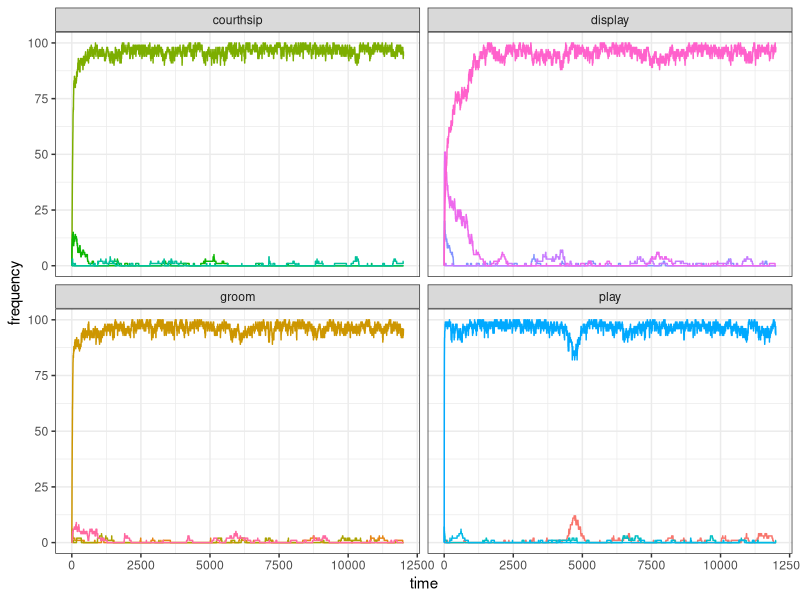

Source code (R): (Note: a time limit stopped this script after it produced the figure.)
library(tidyverse)

#
# set_oranzees_environment()
# function commons to all the tests
#

set_oranzees_environment <- function() {
  list_pop <- c("Uossob", "Iat Forest", "Ebmog", "Elaham", "Elabik", "Ognodub")
  output <- tibble(
    population = rep(list_pop, each = 38),
    behaviour = as.factor(rep(1:38, 6)),
    type = rep(c(rep("social", 16), rep("food-related", 22)), 6),
    category = rep(c(
      rep("play", 4), rep("display", 4), rep("groom", 4), rep("courthsip", 4),
      "A", "A", "A", "A", "B", "B", "B", "B", "C", "C", "C", "D", "D", "D", "E", "E", "F", "F", "G", "H", "I", "J"
    ), 6),
    nutrient = rep(c(rep(NA, 16), "Y", "Y", "Y", "Y", "Z", "Z", "Z", "Z", "Y", "Y", "Y", "Z", "Z", "Z", "Y", "Y", "Z", "Z", "Y", "Z", "Y", "Z"), 6),
    p_g = rep(NA, 38 * 6),
    p_e = rep(NA, 38 * 6)
  )

  env_or_x <- c(220, 230, 700, 705, 710, 750)
  env_or_y <- c(660, 610, 450, 430, 510, 550)

  # genetic predispositions:
  x_g <- sample(1:1000, 38)
  y_g <- sample(1:1000, 38)

  # ecological availability:
  x_e <- sample(1:1000, 38)
  y_e <- sample(1:1000, 38)

  for (i in 1:6) {
    for (behav in 1:38) {
      output[output$population == list_pop[i] & output$behaviour == behav, ]$p_g <- 1 - sqrt((x_g[behav] - env_or_x[i])^2 + (y_g[behav] - env_or_y[i])^2) / 1000

      if (behav > 16) { # only for food-related behaviours:
        output[output$population == list_pop[i] & output$behaviour == behav, ]$p_e <- 1 - sqrt((x_e[behav] - env_or_x[i])^2 + (y_e[behav] - env_or_y[i])^2) / 500
      }
    }
  }

  # replace negative values with 0s:
  if (dim(output[output$p_g < 0, ])[1] > 0) {
    output[output$p_g < 0, ]$p_g <- 0
  }
  if (dim(output[output$p_e < 0 & !is.na(output$p_e), ])[1] > 0) {
    output[output$p_e < 0 & !is.na(output$p_e), ]$p_e <- 0
  }

  # return the tibble:
  output
}

#############################################################################
#
# TEST FOR ONE RUN (only social behaviours)
#

test_oranzees1 <- function(t_max) {
  oranzees_environment <- set_oranzees_environment()
  test_environment <- oranzees_environment %>%
    filter(population == "Uossob")

  N <- 100

  pop <- matrix(c(rep(0, 38 * N), sample(1:300, N, replace = TRUE)), nrow = N, byrow = FALSE)

  output <- matrix(nrow = t_max, ncol = 16)

  for (t in 1:t_max) {
    output[t, ] <- colSums(pop[, 1:16])
    # demographic bit:
    pop[, 39] <- pop[, 39] + 1
    pop[pop[, 39] >= 720, ] <- 0
    old <- which(pop[, 39] > 300)
    dead <- sample(c(TRUE, FALSE), length(old), prob = c(.01, .99), replace = TRUE)
    pop[old[dead], ] <- 0
    # innovation bit:
    for (i in 1:N) {
      state <- ((sum(pop[i, 1:4]) >= 1) + (sum(pop[i, 5:8]) >= 1) + (sum(pop[i, 9:12]) >= 1) + (sum(pop[i, 13:16]) >= 1)) / 4
      p_state <- rnorm(1, mean = 1 - state, sd = 0.05)
      if (runif(1) < p_state) {
        p_peering <- rnorm(16, mean = colSums(pop[, 1:16]), sd = 1)
        p_peering[p_peering < 0] <- 0
        innovation_i <- sample(1:16, 1, prob = p_peering)
        if (runif(1) < test_environment$p_g[innovation_i]) {
          if (innovation_i <= 4) {
            pop[i, 1:4] <- 0
            pop[i, innovation_i] <- 1
          } else if (innovation_i > 4 & innovation_i <= 8) {
            pop[i, 5:8] <- 0
            pop[i, innovation_i] <- 1
          } else if (innovation_i > 8 & innovation_i <= 12) {
            pop[i, 9:12] <- 0
            pop[i, innovation_i] <- 1
          } else {
            pop[i, 13:16] <- 0
            pop[i, innovation_i] <- 1
          }
        }
      }
    }
  }
  output
}

t_max <- 12000
my_test <- test_oranzees1(t_max)

# PLOT

my_test <- gather(as_tibble(my_test), 1:16, key = "behaviour", value = "frequency")
data_to_plot <- tibble(
  behaviour = my_test$behaviour,
  frequency = my_test$frequency,
  time = rep(1:t_max, 16),
  category = c(rep("play", t_max * 4), rep("display", t_max * 4), rep("groom", t_max * 4), rep("courthsip", t_max * 4))
)

ggplot(data = data_to_plot) +
  geom_line(aes(x = time, y = frequency, color = behaviour)) +
  facet_wrap(~category) +
  theme_bw() +
  theme(legend.position = "none")

#############################################################################
#
# TEST FOR MULTIPLE RUNS WITH SAME INITIALISATION (only social behaviours)
#

test_oranzees2 <- function(t_max) {
  N <- 100
  pop <- matrix(c(rep(0, 38 * N), sample(1:300, N, replace = TRUE)), nrow = N, byrow = FALSE)

  for (t in 1:t_max) {

    # demographic bit:

    pop[, 39] <- pop[, 39] + 1
    pop[pop[, 39] >= 720, ] <- 0
    old <- which(pop[, 39] > 300)
    dead <- sample(c(TRUE, FALSE), length(old), prob = c(.01, .99), replace = TRUE)
    pop[old[dead], ] <- 0
    # innovation bit:
    for (i in 1:N) {
      state <- ((sum(pop[i, 1:4]) >= 1) + (sum(pop[i, 5:8]) >= 1) + (sum(pop[i, 9:12]) >= 1) + (sum(pop[i, 13:16]) >= 1)) / 4
      p_state <- rnorm(1, mean = 1 - state, sd = 0.05)
      if (runif(1) < p_state) {
        p_peering <- rnorm(16, mean = colSums(pop[, 1:16]))
        p_peering[p_peering < 0] <- 0
        innovation_i <- sample(1:16, 1, prob = p_peering)
        if (runif(1) < test_environment$p_g[innovation_i]) {
          if (innovation_i <= 4) {
            pop[i, 1:4] <- 0
            pop[i, innovation_i] <- 1
          } else if (innovation_i > 4 & innovation_i <= 8) {
            pop[i, 5:8] <- 0
            pop[i, innovation_i] <- 1
          } else if (innovation_i > 8 & innovation_i <= 12) {
            pop[i, 9:12] <- 0
            pop[i, innovation_i] <- 1
          } else {
            pop[i, 13:16] <- 0
            pop[i, innovation_i] <- 1
          }
        }
      }
    }
  }
  output <- colSums(pop[, 1:16])
}


oranzees_environment <- set_oranzees_environment()
test_environment <- oranzees_environment %>%
  filter(population == "Uossob")

n_run <- 10
t_max <- 12000
gene_test1 <- matrix(nrow = n_run, ncol = 16)
for (run in 1:n_run) {
  gene_test1[run, ] <- test_oranzees2(t_max)
}

write(t(gene_test1), file = "output/social_test1.csv", ncolumns = 16)
write(test_environment$p_g[1:16], file = "output/social_test1_p_g.csv", ncolumns = 1)

# PLOT:
library(reshape2)
results <- as.matrix(read.table("output/gene_test1.csv"))
colnames(results) <- 1:16

as_tibble(melt(results, varnames = c("run", "behaviour"), value.name = "frequency")) %>%
  mutate(run = as_factor(run), behaviour = as_factor(behaviour)) %>%
  add_column(category = as_factor(c(rep("play", 40), rep("display", 40), rep("groom", 40), rep("courthsip", 40)))) %>%
  ggplot() +
  geom_raster(aes(x = behaviour, y = run, fill = frequency)) +
  facet_wrap(~category, scales = "free") +
  scale_fill_gradient(low = "grey90", high = "red") +
  theme_bw()

#############################################################################
#
# TEST FOR ONE RUN (only food behaviours)
#

test_oranzees3 <- function(t_max) {
  oranzees_environment <- set_oranzees_environment()
  test_environment <- oranzees_environment %>%
    filter(population == "Uossob")

  N <- 100

  pop <- matrix(c(rep(0, 38 * N), sample(1:300, N, replace = TRUE)), nrow = N, byrow = FALSE)

  output <- matrix(nrow = t_max, ncol = 22)

  for (t in 1:t_max) {
    # demographic bit:
    output[t, ] <- colSums(pop[, 17:38])
    pop[, 39] <- pop[, 39] + 1
    pop[pop[, 39] >= 720, ] <- 0
    old <- which(pop[, 39] > 300)
    dead <- sample(c(TRUE, FALSE), length(old), prob = c(.01, .99), replace = TRUE)
    pop[old[dead], ] <- 0
    # innovation bit:
    for (i in 1:N) {
      food_behaviours <- which(pop[i, 17:38] > 0) + 16
      if (length(food_behaviours) > 1) {
        amount <- test_environment$p_e[food_behaviours]
        nutrients <- test_environment$nutrient[food_behaviours]
        if (length(unique(nutrients)) > 1) {
          state <- ((1 - abs(sum(amount[nutrients == "Y"]) - sum(amount[nutrients == "Z"])) / 5) + sum(amount) / 10) / 2
        } else {
          state <- 0
        }
      } else {
        state <- 0
      }
      p_state <- rnorm(1, mean = 1 - state, sd = .05)
      if (runif(1) < p_state) {
        p_peering <- rnorm(22, mean = colSums(pop[, 17:38]), sd = 1)
        p_peering[p_peering < 0] <- 0
        innovation_i <- sample(17:38, 1, prob = p_peering)
        if (runif(1) < test_environment$p_g[innovation_i]) {
          if (innovation_i <= 20) {
            pop[i, 17:20] <- 0
            pop[i, innovation_i] <- 1
          } else if (innovation_i > 20 & innovation_i <= 24) {
            pop[i, 21:24] <- 0
            pop[i, innovation_i] <- 1
          } else if (innovation_i > 24 & innovation_i <= 27) {
            pop[i, 25:27] <- 0
            pop[i, innovation_i] <- 1
          } else if (innovation_i > 27 & innovation_i <= 30) {
            pop[i, 28:30] <- 0
            pop[i, innovation_i] <- 1
          } else if (innovation_i > 30 & innovation_i <= 32) {
            pop[i, 31:32] <- 0
            pop[i, innovation_i] <- 1
          } else if (innovation_i > 32 & innovation_i <= 34) {
            pop[i, 33:34] <- 0
            pop[i, innovation_i] <- 1
          } else {
            pop[i, innovation_i] <- 1
          }
        }
      }
    }
  }
  output
}

t_max <- 1000
my_test <- test_oranzees3(t_max)

# PLOT

my_test <- gather(as_tibble(my_test), 1:22, key = "behaviour", value = "frequency")
data_to_plot <- tibble(
  behaviour = my_test$behaviour,
  frequency = my_test$frequency,
  time = rep(1:t_max, 22),
  category = as_factor(c(
    rep("A", t_max * 4), rep("B", t_max * 4), rep("C", t_max * 3), rep("D", t_max * 3),
    rep("E", t_max * 2), rep("F", t_max * 2), rep("G", t_max), rep("H", t_max),
    rep("I", t_max), rep("J", t_max)
  ))
)

ggplot(data = data_to_plot) +
  geom_line(aes(x = time, y = frequency, color = behaviour)) +
  facet_wrap(~category) +
  theme_bw() +
  theme(legend.position = "none")

#############################################################################
#
# TEST FOR MULTIPLE RUNS WITH SAME INITIALISATION (only food behaviours)
#

test_oranzees4 <- function(t_max) {
  N <- 100

  pop <- matrix(c(rep(0, 38 * N), sample(1:300, N, replace = TRUE)), nrow = N, byrow = FALSE)

  for (t in 1:t_max) {
    # demographic bit:
    pop[, 39] <- pop[, 39] + 1
    pop[pop[, 39] >= 720, ] <- 0
    old <- which(pop[, 39] > 300)
    dead <- sample(c(TRUE, FALSE), length(old), prob = c(.01, .99), replace = TRUE)
    pop[old[dead], ] <- 0
    # innovation bit:
    for (i in 1:N) {
      food_behaviours <- which(pop[i, 17:38] > 0) + 16
      if (length(food_behaviours) > 1) {
        amount <- test_environment$p_e[food_behaviours]
        nutrients <- test_environment$nutrient[food_behaviours]
        if (length(unique(nutrients)) > 1) {
          state <- ((1 - abs(sum(amount[nutrients == "Y"]) - sum(amount[nutrients == "Z"])) / 5) + sum(amount) / 10) / 2
        } else {
          state <- 0
        }
      } else {
        state <- 0
      }
      p_state <- rnorm(1, mean = 1 - state, sd = .05)
      if (runif(1) < p_state) {
        p_peering <- rnorm(22, mean = colSums(pop[, 17:38]), sd = 1)
        p_peering[p_peering < 0] <- 0
        innovation_i <- sample(17:38, 1, prob = p_peering)
        if (runif(1) < test_environment$p_g[innovation_i]) {
          if (innovation_i <= 20) {
            pop[i, 17:20] <- 0
            pop[i, innovation_i] <- 1
          } else if (innovation_i > 20 & innovation_i <= 24) {
            pop[i, 21:24] <- 0
            pop[i, innovation_i] <- 1
          } else if (innovation_i > 24 & innovation_i <= 27) {
            pop[i, 25:27] <- 0
            pop[i, innovation_i] <- 1
          } else if (innovation_i > 27 & innovation_i <= 30) {
            pop[i, 28:30] <- 0
            pop[i, innovation_i] <- 1
          } else if (innovation_i > 30 & innovation_i <= 32) {
            pop[i, 31:32] <- 0
            pop[i, innovation_i] <- 1
          } else if (innovation_i > 32 & innovation_i <= 34) {
            pop[i, 33:34] <- 0
            pop[i, innovation_i] <- 1
          } else {
            pop[i, innovation_i] <- 1
          }
        }
      }
    }
  }
  output <- colSums(pop[, 17:38])
}

oranzees_environment <- set_oranzees_environment()
test_environment <- oranzees_environment %>%
  filter(population == "Uossob")

n_run <- 10
t_max <- 12000
food_test1 <- matrix(nrow = n_run, ncol = 22)
for (run in 1:n_run) {
  food_test1[run, ] <- test_oranzees4(t_max)
  print(run)
}
write(t(food_test1), file = "output/food_test5.csv", ncolumns = 22)
write(test_environment$p_g[17:38], file = "output/food_test5_p_g.csv", ncolumns = 1)
write(test_environment$p_e[17:38], file = "output/food_test5_p_e.csv", ncolumns = 1)


# PLOT:

library(reshape2)
results <- as.matrix(read.table("output/food_test5.csv"))
colnames(results) <- 17:38

as_tibble(melt(results, varnames = c("run", "behaviour"), value.name = "frequency")) %>%
  mutate(run = as_factor(run), behaviour = as_factor(behaviour)) %>%
  add_column(category = as_factor(c(
    rep("A", 40), rep("B", 40), rep("C", 30), rep("D", 30),
    rep("E", 20), rep("F", 20), rep("G", 10), rep("H", 10),
    rep("I", 10), rep("J", 10)
  ))) %>%
  ggplot() +
  geom_raster(aes(x = behaviour, y = run, fill = frequency)) +
  facet_wrap(~category, scales = "free") +
  scale_fill_gradient(low = "grey90", high = "red") +
  theme_bw()





###### SANDBOX #########

oranzees_environment <- set_oranzees_environment()
test_environment <- oranzees_environment %>%
  filter(population == "Uossob")

N <- 100
pop <- matrix(c(rep(0, 38 * N), sample(1:300, N, replace = TRUE)), nrow = N, byrow = FALSE)

output <- matrix(nrow = t_max, ncol = 22)
output_state <- rep(NA, t_max)

for (t in 1:t_max) {
  output_state_t <- 0
  # demographic bit:
  output[t, ] <- colSums(pop[, 17:38])
  pop[, 39] <- pop[, 39] + 1
  pop[pop[, 39] >= 720, ] <- 0
  old <- which(pop[, 39] > 300)
  dead <- sample(c(TRUE, FALSE), length(old), prob = c(.01, .99), replace = TRUE)
  pop[old[dead], ] <- 0
  # innovation bit:
  for (i in 1:N) {
    nut_y <- sum(pop[i, 17:20]) + sum(pop[i, 25:27]) + sum(pop[i, 31:32]) + pop[i, 35] + pop[i, 37]
    nut_z <- sum(pop[i, 21:24]) + sum(pop[i, 28:30]) + sum(pop[i, 33:34]) + pop[i, 36] + pop[i, 38]
    state <- sum(nut_y + nut_z)/10 - abs(nut_y - nut_z)/5 
    p_state <- rnorm(1, mean = 1 - state, sd = .05)
    output_state_t <- output_state_t + state
    if (runif(1) < p_state) {
      p_peering <- rnorm(22, mean = colSums(pop[, 17:38]), sd = 1)
      p_peering[p_peering < 0] <- 0
      innovation_i <- sample(17:38, 1, prob = p_peering)
      if (runif(1) < (test_environment$p_g[innovation_i] * test_environment$p_e[innovation_i])) {
        if (innovation_i <= 20) {
          pop[i, 17:20] <- 0
          pop[i, innovation_i] <- 1
        } else if (innovation_i > 20 & innovation_i <= 24) {
          pop[i, 21:24] <- 0
          pop[i, innovation_i] <- 1
        } else if (innovation_i > 24 & innovation_i <= 27) {
          pop[i, 25:27] <- 0
          pop[i, innovation_i] <- 1
        } else if (innovation_i > 27 & innovation_i <= 30) {
          pop[i, 28:30] <- 0
          pop[i, innovation_i] <- 1
        } else if (innovation_i > 30 & innovation_i <= 32) {
          pop[i, 31:32] <- 0
          pop[i, innovation_i] <- 1
        } else if (innovation_i > 32 & innovation_i <= 34) {
          pop[i, 33:34] <- 0
          pop[i, innovation_i] <- 1
        } else {
          pop[i, innovation_i] <- 1
        }
      }
    }
  }
  output_state[t] <- output_state_t / N
}


my_test <- gather(as_tibble(output), 1:22, key = "behaviour", value = "frequency")
data_to_plot <- tibble(
  behaviour = my_test$behaviour,
  frequency = my_test$frequency,
  time = rep(1:t_max, 22),
  category = as_factor(c(
    rep("A", t_max * 4), rep("B", t_max * 4), rep("C", t_max * 3), rep("D", t_max * 3),
    rep("E", t_max * 2), rep("F", t_max * 2), rep("G", t_max), rep("H", t_max),
    rep("I", t_max), rep("J", t_max)
  ))
)

ggplot(data = data_to_plot) +
  geom_line(aes(x = time, y = frequency, color = behaviour)) +
  facet_wrap(~category) +
  theme_bw() +
  theme(legend.position = "none")
